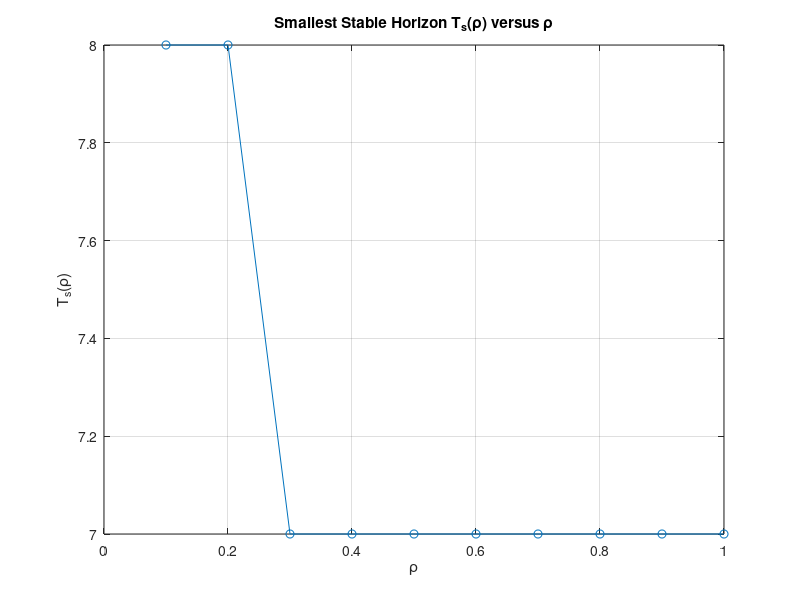

The MATLAB script that drew this image:
% Define the system matrices
A = [1 0.4 0 0;
    -0.6 1 0.4 0;
     0 0.4 1 -0.6;
     0 0 0.4 1];

B = [1; 0; 0; 0];

C = [0 0 0 1];

Q = C' * C;
R = 1;

% Define the range of rho
rho_values = 1:-0.1:0.1;
num_rho = length(rho_values);

% Initialize array to store Ts for each rho
Ts_rho = zeros(num_rho, 1);

% Define maximum horizon to check
maxT = 15;

for rho_idx = 1:num_rho
    rho = rho_values(rho_idx);
    Q_rho = rho * Q;
    
    spectralRadii = zeros(maxT, 1);
    
    for T = 1:maxT
        % Initialize P_T and K_T
        P = cell(T + 1, 1); % Note: P has T + 1 elements because it goes from 0 to T
        K = cell(T, 1); % K has T elements because it goes from 1 to T

        % Set the final value of P to Q_rho
        P{T+1} = Q_rho;

        % Perform the recursion to compute P_i and K_i
        for i = T:-1:1
            P_next = P{i+1};
            K{i} = -(R + B' * P_next * B) \ (B' * P_next * A);
            P{i} = Q_rho + A' * P_next * (A + B * K{i});
        end

        % Get the gain for the current horizon T
        K_T = K{1};

        % Compute the spectral radius of (A + BK_T)
        A_cl = A + B * K_T;
        eigenvalues = eig(A_cl);
        spectralRadii(T) = max(abs(eigenvalues));

        % Check if the spectral radius is less than 1
        if spectralRadii(T) < 1
            Ts_rho(rho_idx) = T;
            break;
        end
    end
end

% Plot Ts(rho) versus rho
figure;
plot(rho_values, Ts_rho, '-o');
xlabel('\rho');
ylabel('T_s(\rho)');
title('Smallest Stable Horizon T_s(\rho) versus \rho');
grid on;